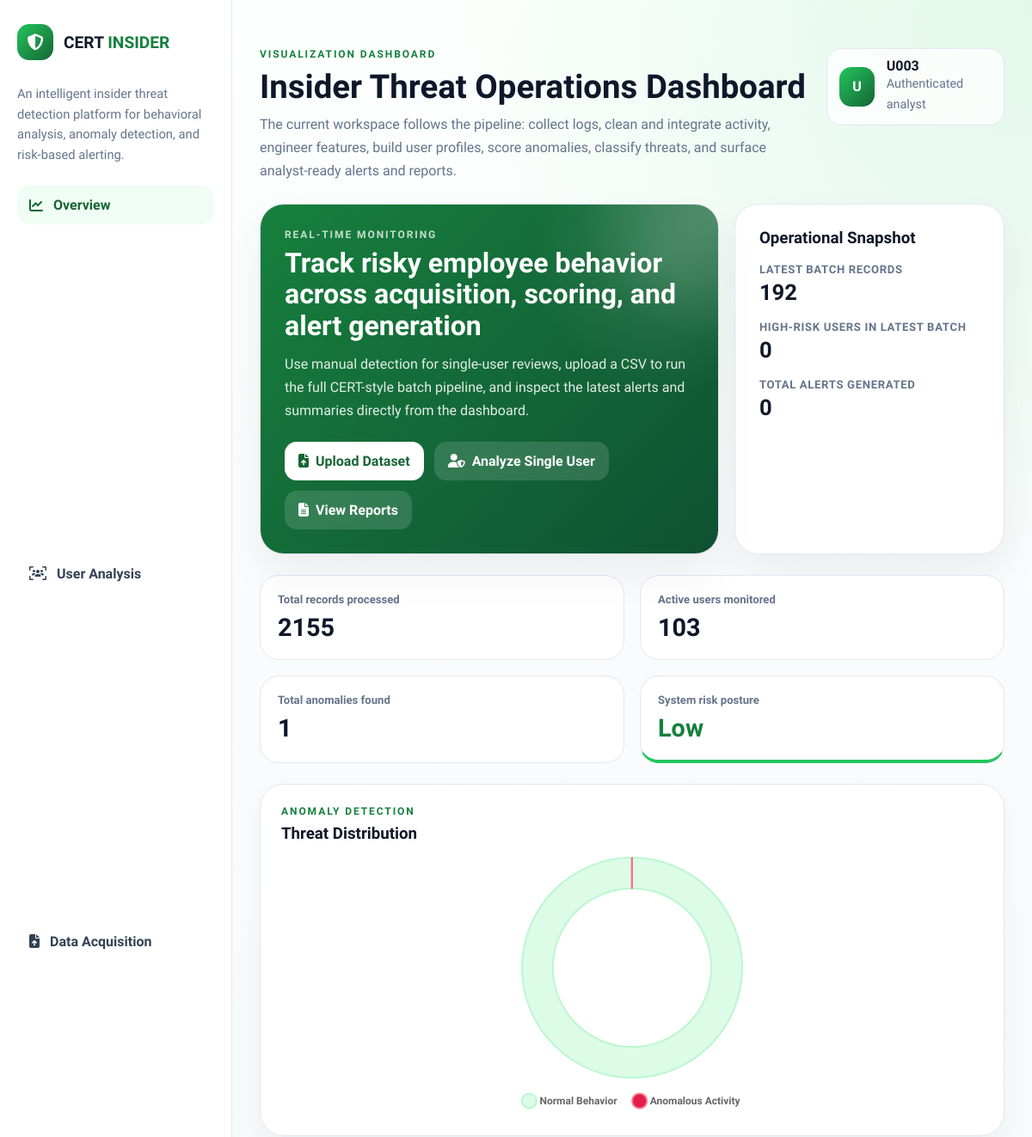
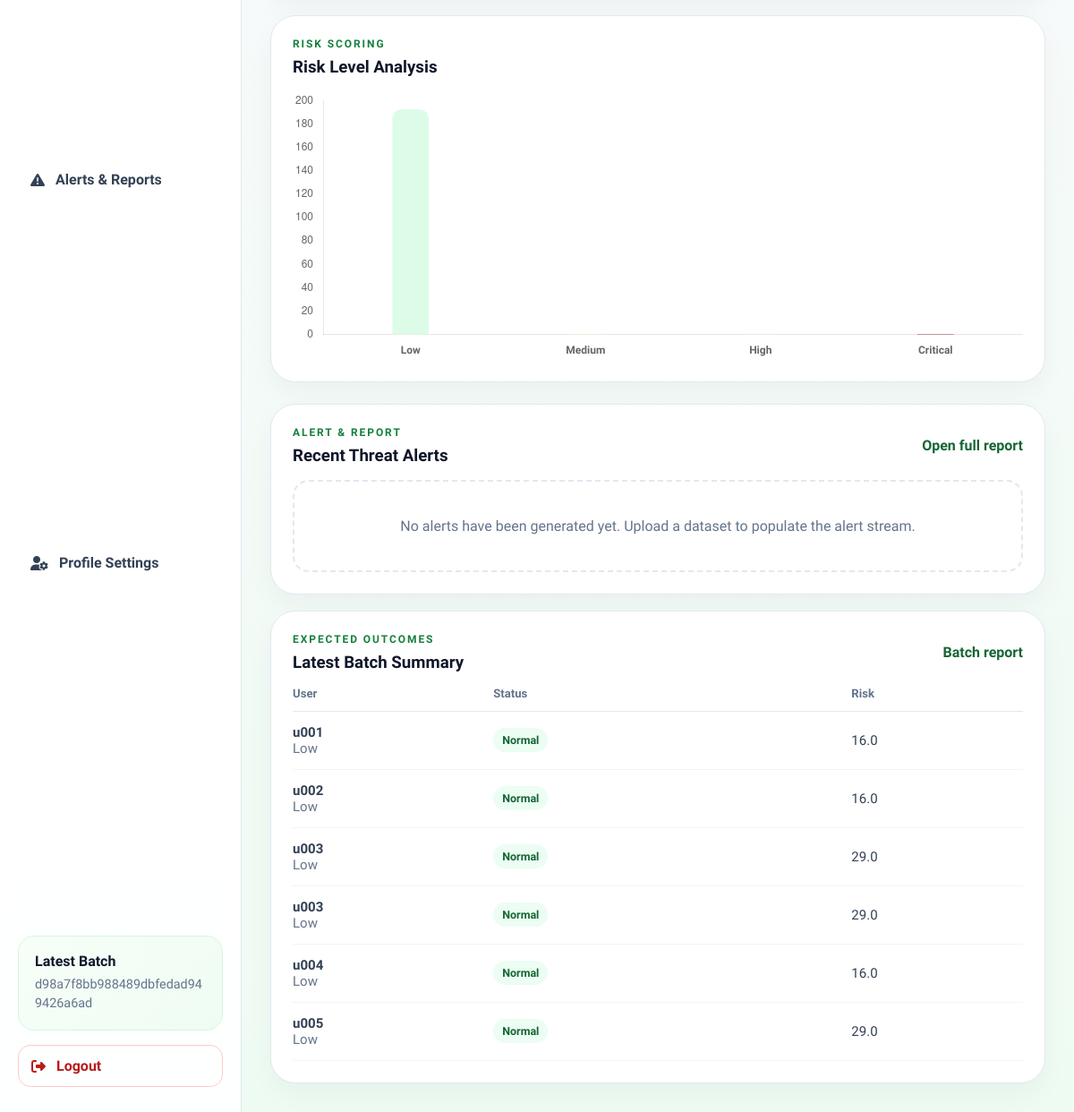
/dashboard (signed in), run on the app's committed database (2 pictures, top to bottom).
### models/log.py (models this page shows, shortened)
class Log(db.Model):
    __tablename__ = "logs"
    id = db.Column(db.Integer, primary_key=True)
    batch_id = db.Column(db.String(64), nullable=False, index=True)
    user_id = db.Column(db.Integer, db.ForeignKey("users.id"), nullable=False, index=True)
    event_timestamp = db.Column(db.DateTime, nullable=True, index=True)
    login_frequency = db.Column(db.Float, nullable=False, default=0.0)
    after_hours_activity = db.Column(db.Float, nullable=False, default=0.0)
    night_login_count = db.Column(db.Float, nullable=False, default=0.0)
    file_access_count = db.Column(db.Float, nullable=False, default=0.0)
    email_activity_count = db.Column(db.Float, nullable=False, default=0.0)
    usb_usage_count = db.Column(db.Float, nullable=False, default=0.0)
    anomaly_flag = db.Column(db.Boolean, nullable=False, default=False)
    threat_level = db.Column(db.String(20), nullable=False, default="low")
    source_filename = db.Column(db.String(255), nullable=True)
    raw_record = db.Column(db.JSON, nullable=False)
    created_at = db.Column(db.DateTime, nullable=False, server_default=func.now())
    user = db.relationship("User", back_populates="logs")
    risk_score = db.relationship("RiskScore", back_populates="log", uselist=False, cascade="all, delete-orphan")
    alerts = db.relationship("Alert", back_populates="log", lazy=True, cascade="all, delete-orphan")

### models/user.py (models this page shows, shortened)
class User(db.Model):
    __tablename__ = "users"
    id = db.Column(db.Integer, primary_key=True)
    username = db.Column(db.String(80), unique=True, nullable=False, index=True)
    email = db.Column(db.String(120), unique=True, nullable=False, index=True)
    password_hash = db.Column(db.String(255), nullable=False)
    first_name = db.Column(db.String(100), nullable=True)
    last_name = db.Column(db.String(100), nullable=True)
    role = db.Column(db.String(50), nullable=False, default="analyst")
    created_at = db.Column(db.DateTime, nullable=False, server_default=func.now())
    logs = db.relationship("Log", back_populates="user", lazy=True)
    @property
    def fname(self):
        if self.first_name:
            return self.first_name.capitalize()
        parts = self.username.replace("_", ".").split(".")
        return parts[0].capitalize() if parts and parts[0] else "User"
    @property
    def lname(self):
        if self.last_name:
            return self.last_name.capitalize()
        parts = self.username.replace("_", ".").split(".")
        return parts[1].capitalize() if len(parts) > 1 and parts[1] else ""

### app.py (the view)
    @app.route("/dashboard", methods=["GET"])
    @_login_required
    def dashboard():
        return render_template("dashboard.html", **_dashboard_context())

### templates/dashboard.html (shortened to what this page needs)
{% extends "base.html" %}
{% block content %}
        <header>
            <div>
                <div class="eyebrow">Visualization Dashboard</div>
                <h1>Insider Threat Operations Dashboard</h1>
                <p>The current workspace follows the pipeline: collect logs, clean and integrate activity, engineer features, build user profiles, score anomalies, classify threats, and surface analyst-ready alerts and reports.</p>
            </div>
            <a href="{{ url_for('profile') }}" class="user-profile" style="text-decoration: none; color: inherit;">
                <div class="avatar">{{ current_user.fname[:1] }}{{ current_user.lname[:1] }}</div>
                <div>
                    <strong>{{ current_user.fname }} {{ current_user.lname }}</strong>
                    <p style="color: var(--slate-500); font-size: 0.9rem;">Authenticated analyst</p>
                </div>
            </a>
        </header>
        <section class="hero">
            <div class="hero-card">
                <div class="hero-orb"></div>
                <div class="eyebrow" style="color: rgba(255,255,255,0.75);">Real-time Monitoring</div>
                <h2>Track risky employee behavior across acquisition, scoring, and alert generation</h2>
                <p>Use manual detection for single-user reviews, upload a CSV to run the full CERT-style batch pipeline, and inspect the latest alerts and summaries directly from the dashboard.</p>
                <div class="hero-actions">
                    <a href="{{ url_for('upload') }}" class="hero-button primary"><i class="fas fa-file-arrow-up"></i> Upload Dataset</a>
                    <a href="{{ url_for('detect_view') }}" class="hero-button secondary"><i class="fas fa-user-shield"></i> Analyze Single User</a>
                    <a href="{{ url_for('results') }}" class="hero-button secondary"><i class="fas fa-file-lines"></i> View Reports</a>
                </div>
            </div>
            <div class="hero-side">
                <h3>Operational Snapshot</h3>
                <div class="side-kpis">
                    <div class="side-kpi">
                        <span>Latest batch records</span>
                        <strong>{{ stats.latest_batch_records }}</strong>
                    </div>
                    <div class="side-kpi">
                        <span>High-risk users in latest batch</span>
                        <strong>{{ stats.high_risk_count }}</strong>
                    </div>
                    <div class="side-kpi">
                        <span>Total alerts generated</span>
                        <strong>{{ stats.alerts_count }}</strong>
                    </div>
                </div>
            </div>
        </section>
        <section class="stat-grid">
            <div class="stat-card">
                <span>Total records processed</span>
                <strong>{{ stats.records_processed }}</strong>
            </div>
            <div class="stat-card">
                <span>Active users monitored</span>
                <strong>{{ stats.users_monitored }}</strong>
            </div>
            <div class="stat-card">
                <span>Total anomalies found</span>
                <strong>{{ stats.active_anomalies }}</strong>
            </div>
            <div class="stat-card" style="border-bottom: 4px solid {{ 'var(--danger)' if stats.risk_label in ['High', 'Critical'] else 'var(--amber)' if stats.risk_label == 'Medium' else 'var(--green-500)' }};">
                <span>System risk posture</span>
                <strong style="color: {{ 'var(--danger)' if stats.risk_label in ['High', 'Critical'] else 'var(--amber)' if stats.risk_label == 'Medium' else 'var(--green-600)' }};">{{ stats.risk_label }}</strong>
            </div>
        </section>
        <section class="chart-grid">
            <div class="panel">
                <div class="section-head">
                    <div>
                        <div class="eyebrow">Anomaly Detection</div>
                        <h3>Threat Distribution</h3>
                    </div>
                </div>
                <div class="chart-container">
                    <canvas id="threatChart"></canvas>
                </div>
            </div>
            <div class="panel">
                <div class="section-head">
                    <div>
                        <div class="eyebrow">Risk Scoring</div>
                        <h3>Risk Level Analysis</h3>
                    </div>
                </div>
                <div class="chart-container">
                    <canvas id="riskChart"></canvas>
                </div>
            </div>
        </section>
        <section class="lower-grid">
            <div class="panel">
                <div class="section-head">
                    <div>
                        <div class="eyebrow">Alert & Report</div>
                        <h3>Recent Threat Alerts</h3>
                    </div>
                    <a href="{{ url_for('results') }}">Open full report</a>
                </div>
                {% if recent_alerts %}
                <div class="table-wrap">
                    <table>
                        <thead>
                            <tr>
                                <th>User</th>
                                <th>Severity</th>
                                <th>Risk Score</th>
                                <th>Detected At</th>
                            </tr>
                        </thead>
                        <tbody>
                            {% for alert in recent_alerts %}
                            <tr>
                                <td>
                                    <strong>{{ alert.user }}</strong><br>
                                    <span style="color: var(--slate-500);">{{ alert.message }}</span>
                                </td>
                                <td><span class="tag high">{{ alert.severity }}</span></td>
                                <td>{{ alert.risk_score }}</td>
                                <td>{{ alert.created_at }}</td>
                            </tr>
                            {% endfor %}
                        </tbody>
                    </table>
                </div>
                {% else %}
                <div class="empty-state">No alerts have been generated yet. Upload a dataset to populate the alert stream.</div>
                {% endif %}
            </div>
            <div class="panel">
                <div class="section-head">
                    <div>
                        <div class="eyebrow">Expected Outcomes</div>
                        <h3>Latest Batch Summary</h3>
                    </div>
                    {% if latest_batch_id %}
                    <a href="{{ url_for('results', batch_id=latest_batch_id) }}">Batch report</a>
                    {% endif %}
                </div>
                {% if latest_results %}
                <div class="table-wrap">
                    <table>
                        <thead>
                            <tr>
                                <th>User</th>
                                <th>Status</th>
                                <th>Risk</th>
                            </tr>
                        </thead>
                        <tbody>
                            {% for row in latest_results %}
                            <tr>
                                <td>
                                    <strong>{{ row.user }}</strong><br>
                                    <span style="color: var(--slate-500);">{{ row.threat_level }}</span>
                                </td>
                                <td>
                                    <span class="tag {{ 'threat' if row.status == 'Threat' else 'normal' }}">{{ row.status }}</span>
                                </td>
                                <td>{{ row.risk_score }}</td>
                            </tr>
                            {% endfor %}
                        </tbody>
                    </table>
                </div>
                {% else %}
                <div class="empty-state">No processed batch is available yet. Start with the Data Acquisition module to see scored results here.</div>
                {% endif %}
            </div>
        </section>
{% endblock %}
{% block extra_js %}
    <script>
        // Chart Initialization
        document.addEventListener('DOMContentLoaded', function() {
            // Threat Distribution Chart
            const threatCtx = document.getElementById('threatChart').getContext('2d');
            new Chart(threatCtx, {
                type: 'doughnut',
                data: {
                    labels: ['Normal Behavior', 'Anomalous Activity'],
                    datasets: [{
                        data: [{{ charts.threat_distribution.Normal }}, {{ charts.threat_distribution.Threats }}],
                        backgroundColor: ['#dcfce7', '#e11d48'],
                        borderColor: ['#bbf7d0', '#fb7185'],
                        borderWidth: 2,
                        hoverOffset: 12
                    }]
                },
                options: {
                    cutout: '72%',
                    responsive: true,
                    maintainAspectRatio: false,
                    plugins: {
                        legend: { position: 'bottom', labels: { usePointStyle: true, padding: 20, font: { family: 'Plus Jakarta Sans', weight: 600 } } }
                    }
                }
            });
            // Risk Scoring Chart
            const riskCtx = document.getElementById('riskChart').getContext('2d');
            new Chart(riskCtx, {
                type: 'bar',
                data: {
                    labels: ['Low', 'Medium', 'High', 'Critical'],
                    datasets: [{
                        label: 'Users',
                        data: [{{ charts.risk_buckets.Low }}, {{ charts.risk_buckets.Medium }}, {{ charts.risk_buckets.High }}, {{ charts.risk_buckets.Critical }}],
                        backgroundColor: ['#dcfce7', '#fef3c7', '#fee2e2', '#7f1d1d'],
                        borderRadius: 10,
                        barThickness: 40
                    }]
                },
                options: {
                    responsive: true,
                    maintainAspectRatio: false,
                    scales: {
                        y: { beginAtZero: true, grid: { display: false } },
                        x: { grid: { display: false }, ticks: { font: { family: 'Plus Jakarta Sans', weight: 600 } } }
                    },
                    plugins: {
                        legend: { display: false }
                    }
                }
            });
        });
    </script>
{% endblock %}

### templates/base.html (shortened to what this page needs)
<!DOCTYPE html>
<html lang="en">
<head>
    <link rel="stylesheet" href="https://cdnjs.cloudflare.com/ajax/libs/font-awesome/6.4.0/css/all.min.css">
</head>
<body>
    {% set active_page = request.endpoint %}
    <aside class="sidebar">
        <a href="{{ url_for('dashboard') }}" class="logo">
            <i class="fas fa-shield-halved"></i>
            <div>CERT <span>INSIDER</span></div>
        </a>
        <p class="sidebar-copy">An intelligent insider threat detection platform for behavioral analysis, anomaly detection, and risk-based alerting.</p>
        <ul class="nav-menu">
            <li><a href="{{ url_for('dashboard') }}" class="nav-link {{ 'active' if active_page == 'dashboard' else '' }}"><i class="fas fa-chart-line"></i> Overview</a></li>
            <li><a href="{{ url_for('detect_view') }}" class="nav-link {{ 'active' if active_page in ['detect_view', 'predict'] else '' }}"><i class="fas fa-users-viewfinder"></i> User Analysis</a></li>
            <li><a href="{{ url_for('upload') }}" class="nav-link {{ 'active' if active_page == 'upload' else '' }}"><i class="fas fa-file-arrow-up"></i> Data Acquisition</a></li>
            <li><a href="{{ url_for('results') }}" class="nav-link {{ 'active' if active_page == 'results' else '' }}"><i class="fas fa-triangle-exclamation"></i> Alerts & Reports</a></li>
            <li><a href="{{ url_for('profile') }}" class="nav-link {{ 'active' if active_page == 'profile' else '' }}"><i class="fas fa-user-gear"></i> Profile Settings</a></li>
        </ul>
        <div class="sidebar-summary">
            <strong>Latest Batch</strong>
            <p>{% if latest_batch_id %}{{ latest_batch_id }}{% else %}No dataset processed yet{% endif %}</p>
        </div>
        <a href="{{ url_for('logout') }}" class="nav-link logout-btn">
            <i class="fas fa-right-from-bracket"></i> Logout
        </a>
    </aside>
    <main class="main-content">
        {% block content %}{% endblock %}
    </main>
    {% block extra_js %}{% endblock %}
</body>
</html>

### data on the page
Log: batch "d98a7f8bb988489dbfedad949426a6ad"
User: first_name+username "U", fname "U003", user "u003", threat_level "Low", status "Normal", risk_score "29.0"
User: user "u001", threat_level "Low", status "Normal", risk_score "16.0"
User: user "u002", threat_level "Low", status "Normal", risk_score "16.0"
User: user "u004", threat_level "Low", status "Normal", risk_score "16.0"
User: user "u005", threat_level "Low", status "Normal", risk_score "29.0"

### other printed values
{{ stats.latest_batch_records }} "192"
{{ stats.high_risk_count }} "0"
{{ stats.alerts_count }} "0"
{{ stats.records_processed }} "2155"
{{ stats.users_monitored }} "103"
{{ stats.active_anomalies }} "1"
{{ stats.risk_label }} "Low"
chart data {{ charts.threat_distribution.Threats }} 1
chart data {{ charts.risk_buckets.Low }} 192
chart data {{ charts.risk_buckets.Medium }} 0
